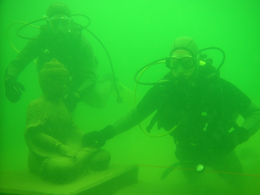
%> input picture Images/Water/merg.png, 260 x 195 px, shrunk from 1037 x 778 before the run
$ octave waterremoval2.m   (GNU Octave 9; MATLAB toolbox functions it lacks are replaced by stand-ins)
%> lines starting %> are read from the running program, lines starting %| are printed output that depends on the picture
### Bianco/waterchannel.m
function [J,R,G,B,invR,invG,invB] = waterchannel(I, patch_size)
    [y x ~] = size(I);

    J = zeros(y, x);
    R = zeros(y, x);
    G = zeros(y, x);
    B = zeros(y, x);
    invR = zeros(y, x);
    invG = zeros(y, x);
    invB = zeros(y, x);

    % add some space around the edges
    I = padarray(I, [floor(patch_size/2) floor(patch_size/2)], 'symmetric');
    for m = 1:y
        for n = 1:x
             patch = I(m:(m+patch_size-1), n:(n+patch_size-1),:);
             %R(m,n)= max(max(patch(:,:,1)));
             R(m,n) = min(min(patch(:,:,1)));
             invR(m,n)=1 - min(min(patch(:,:,1)));
             G(m,n)=min(min(patch(:,:,2)));
             invG(m,n)=min(min(1-patch(:,:,2)));
             B(m,n)=min(min(patch(:,:,3)));
             invB(m,n)=min(min(1-patch(:,:,3)));
             J(m,n) = min([invR(m,n) G(m,n) ]);
             %J(m,n) = max([J(m,n) R(m,n)]);
        end
    end

end

### RDCP/waterremoval2.m
%% Configuration Parameters
close all;
clear all;

% image file
image = '../Images/Water/merg.png';
scale = 1.0;

% used when generating the prior: width of the patch that is examined
% to determine the dark channel value for a point
patch_size = 15;

% denoted by lowercase omega in He, Sun, Tang paper
% fraction of haze to remove
% leaving some (removal_amount < 1.0) preserves 'aerial perspective'
removal_amount = 0.95;%0.95;

%% Some initial setup

im = imresize(imread(image), scale);
%> im is the input picture: size 195x260x3 uint8; mean R, G, B 40, 188, 38.2
%im = imcrop(im)
im = double(im)./255;
%> im: size 195x260x3 double
dims = size(im);
%> dims = [195 260 3]
pixels = dims(1)*dims(2);
%> pixels = 50700

grayIm = rgb2gray(im);
% [29 lines of commented-out code are left out]

%% Compute the dark channel (non-normalized)

[dark,R,G,B,invR,invG,invB] = waterchannel(im, patch_size);
%> after the loop in waterchannel, `for m = 1:y`:
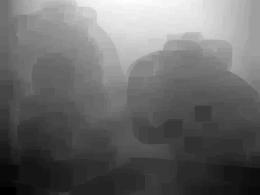
%> B: size 195x260 double; min 0.0118, max 0.294, mean 0.129; drawn with min black and max white
%> after the loop in waterchannel, `for m = 1:y`:
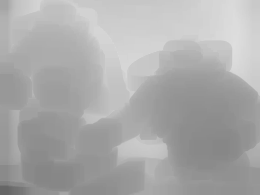
%> J: size 195x260 double; min 0.4, max 0.871, mean 0.67
%> after the loop in waterchannel, `for m = 1:y`:
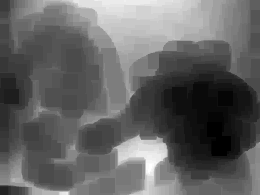
%> R: size 195x260 double; min 0.0392, max 0.239, mean 0.118; drawn with min black and max white
%> after the loop in waterchannel, `for m = 1:y`:
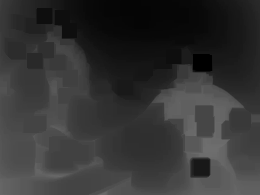
%> invG: size 195x260 double; min 0, max 0.431, mean 0.203
%> after the loop in waterchannel, `for m = 1:y`:
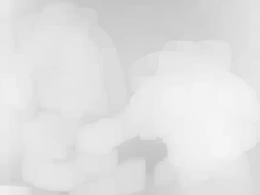
%> invR: size 195x260 double; min 0.761, max 0.961, mean 0.882

figure;
imshow(dark);
title('Dark Channel');

figure;
imshow(R);
title('R Channel');

figure;
imshow(invR);
title('invR Channel');

figure;
imshow(G);
title('G Channel');

figure;
imshow(invG);
title('invG Channel');

figure;
imshow(B);
title('B Channel');

figure;
imshow(invB);
title('invB Channel');

'Aqui'

%% Calculate atmospheric light using dark channel

% fraction of pixels to consider for the atmospheric light calculation
count = ceil(.01*pixels);
%> count = 507

[~, ix] = sort(reshape(dark, 1, []), 'descend'); % create a vector ix with the dark channel ordered
ix = ix(1:count);
%> ix = 507 values, max 46845 at index 441, min 43699 at index 442, mean 45429.4
flatimage = reshape(im, [], 3);

newimage = im;
for index = ix
    [ind1,ind2] = ind2sub(size(dark),index);
    newimage(ind1,ind2,:) = [1 1 0];
end
%> this loop made 507 passes
%> (index, ind1, ind2) on passes 1 to 3: (45478, 43, 234), (45479, 44, 234), (45480, 45, 234)
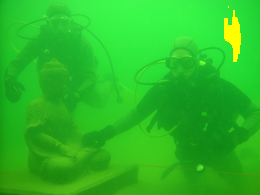
%> newimage: size 195x260x3 double; mean R, G, B 0.165, 0.738, 0.148
figure;
imshow(newimage);
title('Imagem Com Binf');

%intensity_sum = zeros(1,3);
indi=1;
for index = ix
    %intensity_sum = intensity_sum + flatimage(index, :);
    vetorzinho(indi)=sum(flatimage(index, :));
    indi = indi + 1;
end
%> this loop made 507 passes
%> index on passes 1 to 3: 45478, 45479, 45480
%> after the loop, indi = 508; vetorzinho = 507 values, max 1.35 at index 443, min 1.22 at index 377, mean 1.28

%A = intensity_sum/count

[C,I] = max(vetorzinho);
%> C = 1.35; I = 443
A = flatimage(ix(I),:);
%> A = [0.184 0.91 0.251]


'Aqui2'

%% Calculate estimated transmission map

A_matrix = zeros(dims(1), dims(2), 3);
%A_matrix(:,:,1) = max(max(im(:,:,1)));
A_matrix(:,:,1) = A(1);
A_matrix(:,:,2) = A(2);
A_matrix(:,:,3) = A(3);
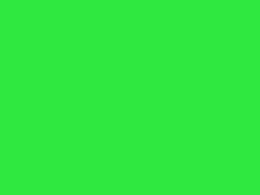
%> A_matrix: size 195x260x3 double; mean R, G, B 0.184, 0.91, 0.251


%> (the run ends here)
